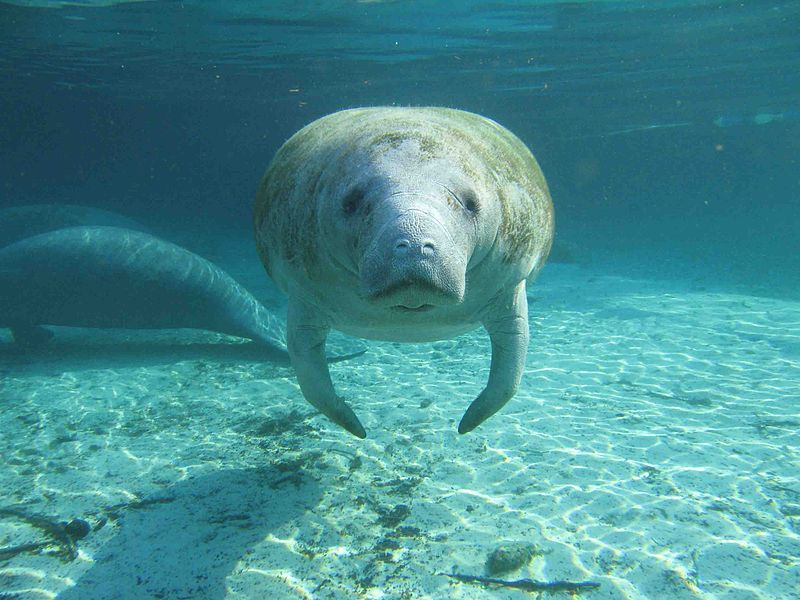
#> input picture day1/ex04/animal.jpeg, 800 x 600 px
$ python rotate.py
#> lines starting #> are read from the running program, lines starting #| are printed output that depends on the picture
### day1/ex02/load_image.py
import sys
from PIL import Image
import numpy as np


def ft_load(path: str) -> np.ndarray | None:
    """Load an image from a file into a numpy array."""
#> called with path = 'animal.jpeg'
    try:
        img = Image.open(path)
#> img is the input picture: PIL image 800x600 RGB; mean R, G, B 69.4, 140.2, 144.3
        print("Image format:", img.format)
#| Image format: JPEG
        img_array = np.array(img)
        print("The shape of image is:", img_array.shape)
#| The shape of image is: (600, 800, 3)
#> (printed output is left out)
        return img_array
    except FileNotFoundError:
        print("Error: The file does not exist.", file=sys.stderr)
        return None
    except IOError:
        print("Error: The image file could not be read.", file=sys.stderr)
        return None

### day1/ex04/rotate.py
import sys
import matplotlib.pyplot as plt
import numpy as np
from load_image import ft_load

FILENAME = "animal.jpeg"
ZOOM_SCALE = 0.6


def zoom_image(img_array: np.ndarray, scale: float) -> np.ndarray:
    """Return a zoomed, grayscale image."""
#> called with scale = 0.6
    width = img_array.shape[1]
#> width = 800
    height = img_array.shape[0]
#> height = 600
    center_x = width // 2
#> center_x = 400
    center_y = height // 2
#> center_y = 300
    half_square = round(min(img_array.shape[0], width) * scale * 0.5)
#> half_square = 180
    zoomed_array = img_array[
        center_y - half_square : center_y + half_square,
        center_x - half_square : center_x + half_square,
    ]
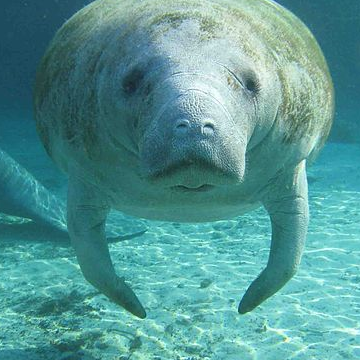
#> zoomed_array: shape (360, 360, 3); mean R, G, B 85.6, 150.4, 148.4
    return np.dot(
        zoomed_array[:, :, :3],
        [0.299, 0.587, 0.114],
    )
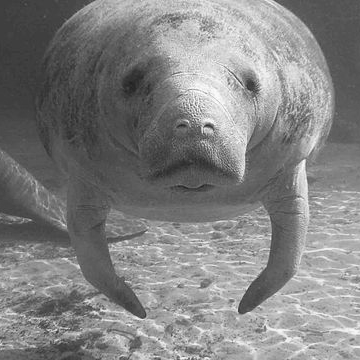
#> returned value: shape (360, 360) float64; min 33.12, max 252.6, mean 130.8


def transpose_image(img_array: np.ndarray) -> np.ndarray:
    """Return a transposed image."""
    transposed_array = np.zeros((img_array.shape[1], img_array.shape[0]))
    for y in range(img_array.shape[0]):
        for x in range(img_array.shape[1]):
            transposed_array[x][y] = img_array[y][x]
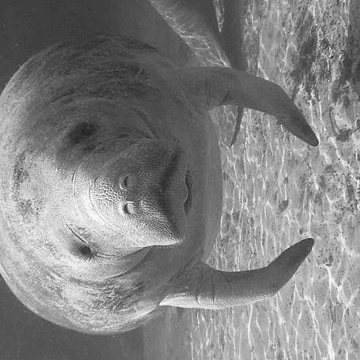
#> transposed_array: shape (360, 360) float64; min 33.12, max 252.6, mean 130.8
    return transposed_array


def main():
    """Display a zoomed version of animal.jpeg."""
    img_array = ft_load(FILENAME)
    if img_array is None:
        sys.exit(1)
    print(img_array)
    zoomed_array = zoom_image(img_array, ZOOM_SCALE)
    transposed_array = transpose_image(zoomed_array)
    print("New shape after Transpose:", transposed_array.shape)
#| New shape after Transpose: (360, 360)
    print(transposed_array)
#> (printed output is left out)
    plt.imshow(transposed_array, cmap="gray")
    plt.show()


if __name__ == "__main__":
    main()
